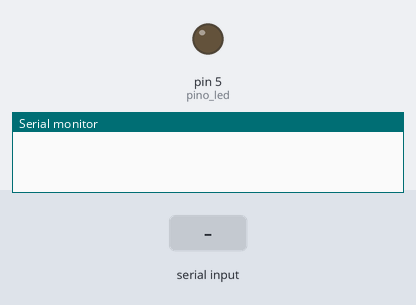
Recording of a sketch running on a simulated Arduino Uno, built with avr-gcc and run on an emulated ATmega328P. Shown: output pins drawn as LEDs (lit = HIGH), the last lines printed to the serial monitor. The inputs (shaded band) are chosen by the test bench.

Above: at 1.2 s.
1.3 s: "1" received over Serial
At 2.2 s:
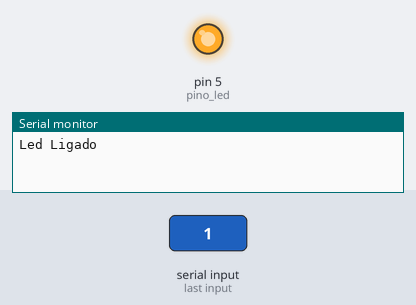
2.8 s: "0" received over Serial
At 3.4 s:
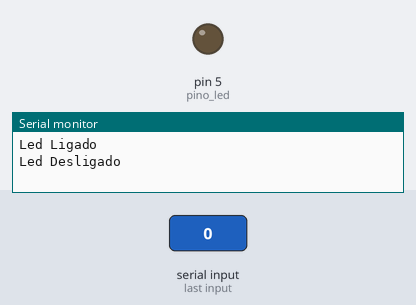
Timing chart, 0 to 5.8 s (numbered marks = the images above; inputs shaded):
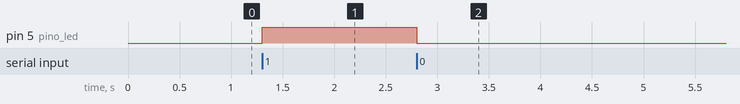

Measured:
- after the input at 1.3 s, pin 5 (pino_led): LOW → HIGH at once
- after the input at 2.8 s, pin 5 (pino_led): HIGH → LOW at once

The sketch:

_04_serial_dados.ino
```cpp
/*
    Curso FIC - IoT 2017 1o semestre
    IFSP Campus Piracicaba
    Gustavo Voltani von Atzingen

    -----------------------------
    Exemplo 04  Envio de dados PC -> Arduino

    Este exemplo mostra como enviar dados do PC para o Arduino
    e realizar a leitura destes dados no arduino.

    Led Ligado ao pino 5
    Led liga ao receber o caracter '1' e desliga ao receber '0'
*/

int pino_led = 5;

void setup()
{
    pinMode(pino_led, OUTPUT);
    Serial.begin(9600);
}

void loop()
{
    if ( Serial.available() > 0 )   // Caso exista caracteres para serem recebidos
    {
        char leitura = Serial.read();   // Efetura a leitura de um caracter ASCII (1 byte)
        if ( leitura == '1' )           // Caso o valor recebido seja o caracter '1'
        {
            digitalWrite(pino_led, HIGH);   // Liga o led
            Serial.println("Led Ligado");
        }
        else if ( leitura == '0' )      // Caso o valor recebido seja o caracter '0'
        {
            digitalWrite(pino_led, LOW);    // desliga o led
            Serial.println("Led Desligado");
        }
    }
}
```
